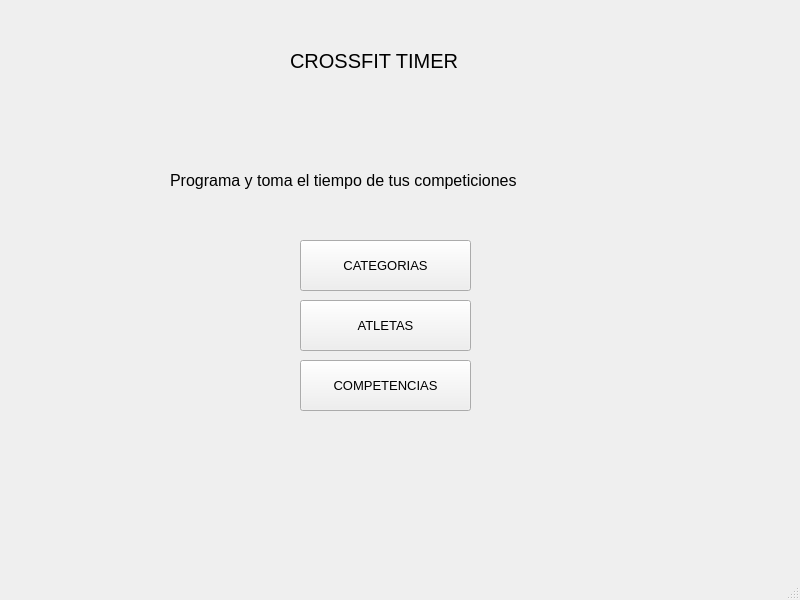
<?xml version="1.0" encoding="UTF-8"?>
<ui version="4.0">
 <class>MainWindow</class>
 <widget class="QMainWindow" name="MainWindow">
  <property name="geometry">
   <rect>
    <x>0</x>
    <y>0</y>
    <width>800</width>
    <height>600</height>
   </rect>
  </property>
  <property name="windowTitle">
   <string>MainWindow</string>
  </property>
  <widget class="QWidget" name="centralwidget">
   <widget class="QLabel" name="label_2">
    <property name="geometry">
     <rect>
      <x>170</x>
      <y>110</y>
      <width>501</width>
      <height>141</height>
     </rect>
    </property>
    <property name="font">
     <font>
      <pointsize>12</pointsize>
     </font>
    </property>
    <property name="text">
     <string>Programa y toma el tiempo de tus competiciones</string>
    </property>
   </widget>
   <widget class="QLabel" name="label">
    <property name="geometry">
     <rect>
      <x>290</x>
      <y>30</y>
      <width>231</width>
      <height>61</height>
     </rect>
    </property>
    <property name="font">
     <font>
      <pointsize>15</pointsize>
     </font>
    </property>
    <property name="text">
     <string>CROSSFIT TIMER</string>
    </property>
   </widget>
   <widget class="QPushButton" name="btn_open_categories">
    <property name="geometry">
     <rect>
      <x>300</x>
      <y>240</y>
      <width>171</width>
      <height>51</height>
     </rect>
    </property>
    <property name="font">
     <font>
      <pointsize>10</pointsize>
     </font>
    </property>
    <property name="text">
     <string>CATEGORIAS</string>
    </property>
   </widget>
   <widget class="QPushButton" name="btn_open_atletes">
    <property name="geometry">
     <rect>
      <x>300</x>
      <y>300</y>
      <width>171</width>
      <height>51</height>
     </rect>
    </property>
    <property name="font">
     <font>
      <pointsize>10</pointsize>
     </font>
    </property>
    <property name="text">
     <string>ATLETAS</string>
    </property>
   </widget>
   <widget class="QPushButton" name="btn_open_competences">
    <property name="geometry">
     <rect>
      <x>300</x>
      <y>360</y>
      <width>171</width>
      <height>51</height>
     </rect>
    </property>
    <property name="font">
     <font>
      <pointsize>10</pointsize>
     </font>
    </property>
    <property name="text">
     <string>COMPETENCIAS</string>
    </property>
   </widget>
  </widget>
  <widget class="QMenuBar" name="menubar">
   <property name="geometry">
    <rect>
     <x>0</x>
     <y>0</y>
     <width>800</width>
     <height>26</height>
    </rect>
   </property>
  </widget>
  <widget class="QStatusBar" name="statusbar"/>
 </widget>
 <resources/>
 <connections/>
</ui>
